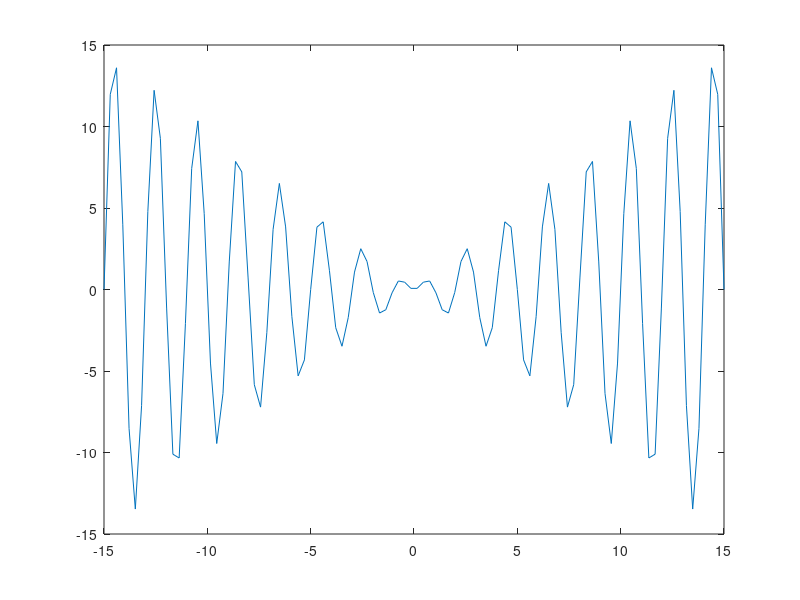

Write the MATLAB code that produced this figure. (Note: this script raises an error after producing the figure.)
%% 1
clear
x = linspace(-15,15,100);
y = x+1./(x.^2);
plot(x, y)
%% 2
clear
x = linspace(-15,15,100);
y = (2*x)./(1+x.^2);
plot(x, y)
%% 3
clear
x = linspace(-15,15,100);
y = (x-2).*sqrt((1+x)./(1-x));
plot(x, y)
%% 4
clear
x = linspace(-15,15,100);
y = log(x.^2 - 4);
plot(x, y)
%% 5
clear
x = linspace(-1,1,100);
y = sqrt(abs(sin(pi*sqrt(x))));
plot(x, y)
%% 6
clear
x = linspace(-2,2,100);
y = (x+abs(x)).*sqrt(x.*(sin(pi.*x).^2));
plot(x ,y)
%% 7
clear
x = linspace(-15,15,100);
y = x.*sin(pi.*x);
plot(x, y)
%% 8
clear
a = 100;
b = 2;
n = 4;
m = 1;
k = 14;
phi = linspace(-pi/2,3*pi/2, 1000);
r = a./(a+(phi-pi/2).^n).*(b - sin(k.*phi) - cos(m.*phi));
polarplot(r, phi)
%% 9
clear
a = 100;
b = 2;
n = 4;
m = 2;
k = 14;
phi = linspace(0,2*m*pi, 1000);
x = (1+n/m).*cos(phi.*(n/m))-a*n/m.*cos(1+n/m).*phi;
y = (1+n/m).*sin(phi.*(n/m))-a*n/m.*sin(1+n/m).*phi;
plot(x, y)
%% 10
clear
a = 100;
b = 2;
n = 4;
m = 2;
k = 14;
phi0 = pi;
phi = linspace(-pi/2,3*pi/2, 1000);
x = a.*sin(n.*phi + phi0);
y = b.*sin(m.*phi);
plot(x, y)
%% 11
clear 
t = linspace(-5, 5, 1000);
a = 1/2; b = 1/3; m = 7; n = 17;
x = cos(t) + a*cos(m*t) + b*sin(n*t);
y = sin(t) + a*sin(m*t) + b*cos(n*t);
plot(x, y)
%% 12
t = linspace(-5, 5, 1000);
s = 10;
a = 1/2; b = 1/3; m = 7; n = 17;
x = cos(t) + a*cos(m*t) + b*sin(n*t);
y = sin(t) + a*sin(m*t) + b*cos(n*t);
for i = 1:s
    plot(x./i,y./i);
    hold on
end
%% 13
clear 
syms x
f = 1/x - 1/(x-1) + 1/(x-2);
ezplot(f)
%% 13.2
clear
syms x
f = 2*x/(1+x^2);
ezplot(f);
%% 13.3
clear
syms x
f = sqrt(cos(pi*x^2));
ezplot(f);
%%  14 лемниската Бернулли
t = -100:0.1:100;
a = 3;
x = a*(t+t.^3)./(t.^4 + 1);
y = a*(t-t.^3)./(t.^4 + 1); 
plot(x,y);
%% Розы Гранди 
clear
phi = -2*pi:0.02:2*pi;
a=1;
k = 5;
rho = a*sin(k*phi);
polar(phi, rho);
%% нефроида
clear
phi = -2*pi:0.02:2*pi;
r = 1;
x = 3*r*cos(phi) - r* cos(3*phi);
y = 3*r*sin(phi) - r* sin(3*phi);
plot(x,y);
